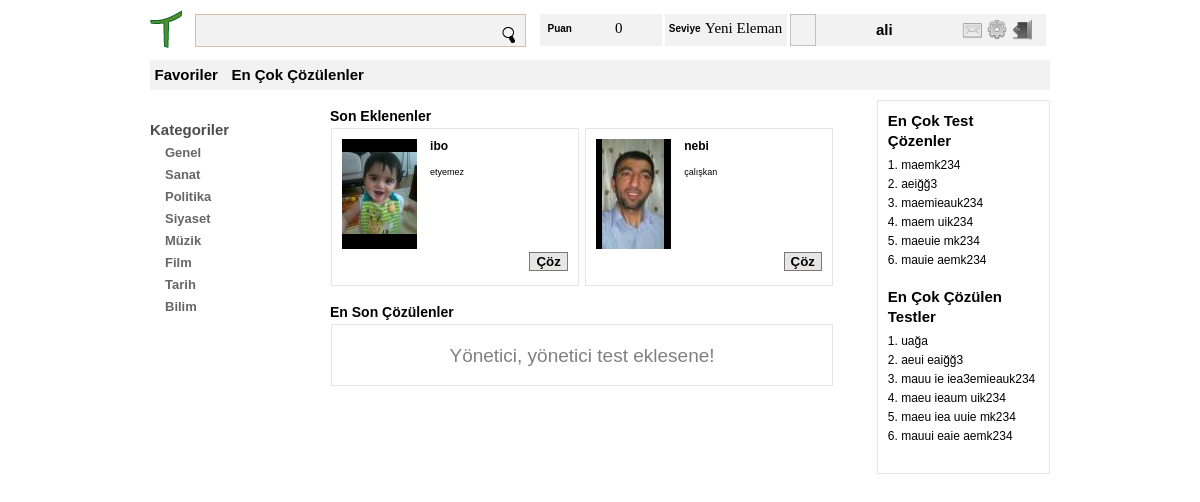
Page /home.php (signed in) on the committed database.
### tables this page shows
CREATE TABLE IF NOT EXISTS `test_kategorileri` (
  `id` int(5) NOT NULL AUTO_INCREMENT,
  `kategori` varchar(50) NOT NULL,
  `ust_kategori_id` int(5) NOT NULL DEFAULT '0',
  PRIMARY KEY (`id`),
  KEY `ust_kategori_id` (`ust_kategori_id`)
);

CREATE TABLE IF NOT EXISTS `dosyalar` (
  `id` int(15) NOT NULL AUTO_INCREMENT,
  `yukleyen_id` int(10) NOT NULL,
  `test_id` int(10) DEFAULT NULL,
  `tur_id` int(5) NOT NULL,
  `kok_dizin` varchar(250) NOT NULL,
  `dizin` varchar(300) NOT NULL,
  `ad` varchar(100) NOT NULL,
  `genislik` int(10) NOT NULL,
  `yukseklik` int(10) NOT NULL,
  `durum_id` int(5) NOT NULL,
  `eklenme_tarihi` varchar(100) DEFAULT NULL,
  PRIMARY KEY (`id`),
  KEY `test_id` (`test_id`),
  KEY `tur_id` (`tur_id`),
  KEY `durum` (`durum_id`),
  KEY `yukleyen_id` (`yukleyen_id`)
);

CREATE TABLE IF NOT EXISTS `testler` (
  `id` int(10) NOT NULL AUTO_INCREMENT,
  `olusturan_id` int(10) NOT NULL,
  `zorluk_id` int(3) NOT NULL,
  `etiket` varchar(100) DEFAULT NULL,
  `aciklama` varchar(300) DEFAULT NULL,
  `olusturulma_tarihi` varchar(100) DEFAULT NULL,
  `kategori_id` int(4) NOT NULL,
  `cozulme_sayisi` int(30) NOT NULL,
  PRIMARY KEY (`id`),
  UNIQUE KEY `etiket` (`etiket`),
  KEY `olusturan_id` (`olusturan_id`),
  KEY `zorluk_derecesi_id` (`zorluk_id`),
  KEY `kategori_id` (`kategori_id`)
);

### essek/class.Cevap.php (called while the page is built, shortened)
<?php
	class Cevap
	{
		private $govdeDosyasi = "";
		public function giydir($html, $uygulama_adi = null)
		{
			$govde = $this->govdeGiydir();
			return $this;
		}
		private function govdeGiydir()
		{
			include_once ($this->govdeDosyasi);
			return ob_get_clean();
		}
		public function ataGovdeDosyasi($govdeDosyasi)
		{
			$this->govdeDosyasi = $govdeDosyasi;
			return $this;
		}
	}
?>

### essek/sql/class.Mysql.php (called while the page is built, shortened)
<?php
require_once str_replace('\\', '/', dirname(__DIR__)) . '/class.Mesaj.php';
class Mysql extends Surucu
{
	public $host = "localhost";
	public $kullanici = "root";
	public $sifre = "";
	public $mysqli = null;
	public $mysqliSonuc = null;
	public $etkilenenSatirSayisi = - 1;
	public function calistir($sorgu)
	{
		$gcc_etkilenenSatirSayisi = $this->etkilenenSatirSayisi;
		$this->etkilenenSatirSayisi = 0;
		try
		{
			$sonuc = $this->mysqli->query($sorgu);
			if ($sonuc)
			{
				if ($sonuc instanceof MySQLi_Result)
				{
					$this->mysqliSonuc = $sonuc;
					$this->mysqliSonucMevcutmu = true;
					$this->etkilenenSatirSayisi = $this->mysqli->affected_rows;
				}
				else
				{
					$this->etkilenenSatirSayisi = $this->mysqli->affected_rows;
					$this->sonEklenen = $this->mysqli->insert_id;
				}
			}
			else
			{
				throw new exSorguHatasi($sorgu, $this->mysqli->errno, $this->mysqli->error);
			}
		}
		catch (mysqli_sql_exception $hata)
		{
			$this->etkilenenSatirSayisi = $gcc_etkilenenSatirSayisi;
			throw new exSorguHatasi($sorgu, $hata->getCode(), $hata->getMessage());
		}
	}
	public function sonuc($cokSatirli = false)
	{
		$mesaj = new Mesaj();
		if ($cokSatirli)
		{
			$mesaj->ataMesaj($this->mysqliSonuc->fetch_all(MYSQLI_ASSOC));
		}
		else
		{
			$mesaj->ataMesaj($this->mysqliSonuc->fetch_assoc());
		}
		return $mesaj;
	}
	protected function baglan($veritabani)
	{
		try
		{
			$this->mysqli = new MySQLi($this->host, $this->kullanici, $this->sifre, $veritabani);
		}
		catch (mysqli_sql_exception $hata)
		{
			throw new exBaglantiHatasi($this->host, $this->kullanici, $hata->getCode(), $hata->getMessage());
		}
	}
	protected function ilkSorgulariGerceklestir()
	{
		$ilkSorgular = array(
				"SET NAMES 'utf8'",
				"SET CHARACTER SET utf8",
				"SET COLLATION_CONNECTION = 'utf8_turkish_ci'"
		);
	}
}
?>

### essek/sql/class.SQL.php (called while the page is built, shortened)
<?php
class SQL
{
	public $sorgu;
	private $surucu;
	public function __construct($surucu)
	{
		$this->sorgu = "";
		$this->surucu = $surucu;
	}
	public function calistir()
	{
		if ($this->surucu != null)
		{
			$this->surucu->calistir($this->sorgu);
		}
	}
	public function select($sutunlar = null)
	{
		if (is_string($sutunlar))
		{
			$sutunlar = array(
					$sutunlar
			);
		}
		$this->sorgu = sprintf("SELECT %s", implode(", ", $sutunlar));
		return $this;
	}
	public function from($tablolar)
	{
		if (is_string($tablolar))
		{
			$tablolar = (array) $tablolar;
		}
		$this->sorgu .= sprintf(" FROM %s", implode(", ", $tablolar));
		return $this;
	}
	public function orderby($sutun)
	{
		$this->sorgu .= sprintf(" ORDER BY %s", $sutun);
		return $this;
	}
	public function limit($sayfaNo, $sonucAdedi)
	{
		$this->sorgu .= sprintf(" LIMIT %d, %d", $sayfaNo, $sonucAdedi);
		return $this;
	}
	public function where($sutunlarDegerler = null, $post = false)
	{
		$gecici = " WHERE";
		$this->sorgu .= $gecici;
		return $this;
	}
	public function filtreString($filtre)
	{
		$this->sorgu .= " ".$filtre;
		return $this;
	}
	public function ve()
	{
		$this->sorgu .= " AND ";
		return $this;
	}
	public function azalan()
	{
		$this->sorgu .= " DESC ";
		return $this;
	}
}
?>

### essek/class.Mesaj.php (called while the page is built, shortened)
<?php
class Mesaj
{
	private $mesaj;
	public function __construct()
	{
		$this->mesaj = true;
	}
	public function ataMesaj($mesaj)
	{
		$this->mesaj = $mesaj;
	}
	public function alMesaj()
	{
		return $this->mesaj;
	}
}
?>

### sablon/anasayfa/karsilama.phtml (the view, shortened to what this page needs)
<?php
$talil = new Mysql('talil');
try
{
	Mysql::sql($talil)
	->select('t.id, t.etiket, t.aciklama, concat(d.dizin, d.ad) AS img, d.yukseklik AS y, d.genislik AS g')
	->from('testler AS t, dosyalar AS d')
	->where()
	->filtreString('t.id = d.test_id')->ve()
	->filtreString('d.ad LIKE "%arama%"')->ve()
	->filtreString('d.durum_id = 2')
	->orderby('t.id')->azalan()->limit(0, 4)->calistir();
	if ($talil->etkilenenSatirSayisi > 0)
	{
		$son_eklenenler = $talil->sonuc(true)->alMesaj();
	}
}
catch (exVeritabani $hata){}
?>
<?php include_once 'tl_as_ust.phtml';?>
<div id="dolma" class="arac_cubugu fl_tmr">
	<?php include_once 'tl_as_menu.phtml'; ?>
	<div id="icerik" class="fl_tmr">
		<div id="test_akisi">
			<div class="akis">
				<div class="akis_baslik">Son Eklenenler</div>
				<div class="akis_testler fl_tmr">
					<?php if (isset($son_eklenenler)):?>
					<?php
						$sayac = 0;
						foreach($son_eklenenler as $test):
					?>
					<div class="test kutu fl_tmr <?php echo ($sayac % 2 == 0) ? 'fl_sl' : 'fl_sg'; ?>" id="<?php echo $test["id"]; ?>">
						<div class="test_resim_kutu fl_sl">
							<img src="<?php echo $test["img"];?>"
								style="margin-top:<?php echo (110-$test["y"])/2;?>px;margin-left:<?php echo (75-$test["g"])/2;?>px;"/>
						</div>
						<div class="test_bilgileri">
							<p class="tb_etiket"><?php echo $test["etiket"]; ?></p>
							<p class="tb_aciklama"><?php echo $test["aciklama"]; ?></p>
						</div>
						<div class="test_alt_menu">
							<input type="button" class="btn_gnl fl_sg el_goster" value="Çöz"
								   onclick="document.location='test.php?id=<?php echo $test["id"]; ?>'"/>
						</div>
					</div>
					<?php
						$sayac++;
						endforeach;
						endif;
					?>
				</div>
			</div>
			<div class="akis">
				<div class="akis_baslik">En Son Çözülenler</div>
				<div class="akis_testler fl_tmr">
					<?php
						if (!isset($en_cok_cozulenler)):
					?>
					<div class="akis_yok kutu"> <p>Yönetici, yönetici test eklesene! </p></div>
					<?php endif;?>
				</div>
			</div>
		</div>
		<div id="listeler" class="kutu">
			<div class="liste">
				<div class="liste_baslik">
					En Çok Test Çözenler
				</div>
				<ul>
					<li>maemk234</li>
					<li>aeiğğ3</li>
					<li>maemieauk234</li>
					<li>maem uik234</li>
					<li>maeuie mk234</li>
					<li>mauie aemk234</li>
				</ul>
			</div>
			<div class="liste">
				<div class="liste_baslik">
					En Çok Çözülen Testler
				</div>
				<ul>
					<li>uağa</li>
					<li>aeui eaiğğ3</li>
					<li>mauu ie iea3emieauk234</li>
					<li>maeu ieaum uik234</li>
					<li>maeu iea uuie mk234</li>
					<li>mauui eaie aemk234</li>
				</ul>
			</div>
		</div>
	</div>
</div>

### sablon/anasayfa/tl_as_menu.phtml
<?php
$talil = new Mysql('talil');
try
{
	Mysql::sql($talil)
	->select('*')
	->from('test_kategorileri')
	->calistir();
	if ($talil->etkilenenSatirSayisi > 0)
	{
		$kategoriler = $talil->sonuc(true)->alMesaj();
	}
}
catch (exVeritabani $hata){}
?>
<div id="menu">
	<dl>
		<dt>Kategoriler</dt>
		<dd>
			<ul>
				<?php
					foreach($kategoriler as $k)
					{
						echo '<li>'.$k['kategori'].'</li>';
					}
				?>
			</ul>
		</dd>
	</dl>
</div>

### sablon/kaynaklar/css/ilklendirme.css (style rules this page uses)
body { margin: 0; padding: 0; color: #000; font-size: 62.5%; line-height: 1.3; cursor: default; font-family: Arial, Helvetica, sans-serif; }
ul, ol, dl , li { padding: 0; margin: 0; list-style-type: none; }
h1, h2, h3, h4, h5, h6, p { margin-top: 0; }

### sablon/kaynaklar/css/ortak.css (style rules this page uses)
.fl_tmr { overflow:auto; }
.fl_sg { float:right; }
.fl_sl { float:left; }
.kutu { border: thin solid #E6E6E6; }
.rnk_mtn, #menu li { color: #666666 }
.rnk_frm_bslk, .rnk_ab_lnk, #menu dt { color: #4D4D4D; }
.btn_gnl { background-color: #E6E6E6; border: thin solid #7E7872; font-weight: 900; }
.arac_cubugu { width: 90em; margin: 0 auto; margin-top: 1em; }

### sablon/anasayfa/css/anasayfa.css (style rules this page uses)
#menu { width:20%; float:left; margin-top:2em; }
#menu dd { margin-left:1.5em; }
#menu dt { font-size:1.5em; font-weight:bolder; }
#menu li { font-size:1.3em; margin-top:0.4em; font-weight:bold; cursor:pointer; }
#icerik { width:80%; float:right; margin-bottom: 2em; }
#icerik #test_akisi { width:70%; float:left; }
.akis { width:100%; }
.akis_yok { height:6em; text-align:center; }
.akis_yok p { font-size:1.9em; color:gray; margin-top:1em; }
.akis_baslik { font-size:1.4em; font-weight:bolder; margin-top:0.5em; margin-bottom:0.2em; }
.akis_testler { margin-left:0.1em; margin-right:0.1em; }
.test { padding:1em 1em 1em 1em; width:45%; margin-bottom:1em; }
.test_resim_kutu { background-color:black; width:75px; height:110px; }
#test_akisi .test_bilgileri { width:61%; height:10.2em; float:right; }
#test_akisi .tb_etiket { font-size:1.2em; font-weight:bold; text-align:left; }
#test_akisi .tb_aciklama { font-size:0.9em; text-align:justify; width:70%; }
#test_akisi .test_alt_menu { width:100%; height:2em; padding-top:0.3em; padding-bottom:0.3em; float:right; }
#icerik #listeler { width:21%; float:right; padding-top:1em; padding-left:1em; padding-bottom:1em; padding-right:1em; }
#icerik .liste { margin-bottom:1.8em; }
#icerik #listeler .liste_baslik { font-size:1.5em; font-weight:bolder; margin-bottom:0.5em; }
#icerik #listeler li { font-size:1.2em; list-style-type: decimal; list-style-position: inside; margin-bottom:0.3em; }

### rows in the picture
test_kategorileri: kategori "Genel"
test_kategorileri: kategori "Sanat"
test_kategorileri: kategori "Politika"
test_kategorileri: kategori "Siyaset"
test_kategorileri: kategori "Müzik"
test_kategorileri: kategori "Film"
test_kategorileri: kategori "Tarih"
test_kategorileri: kategori "Bilim"
dosyalar: shows a picture, test.etiket "ibo", test.aciklama "etyemez"
dosyalar: shows a picture, test.etiket "nebi", test.aciklama "çalışkan"

### other values in the picture
Oturum::al("kullanici")["puan"] "0"
Oturum::al("kullanici")["seviye"] "Yeni Eleman"
Oturum::al("kullanici")["kullanici_adi"] "ali"
